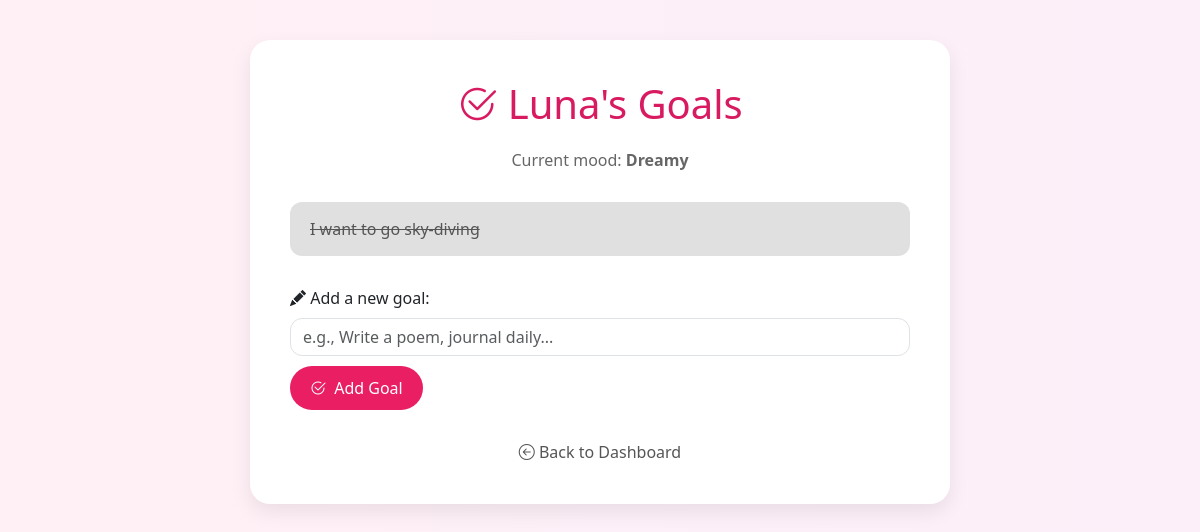
The page /goals/1 on the database its author committed.
### tables this page shows
CREATE TABLE personas (
    id INTEGER PRIMARY KEY AUTOINCREMENT,
    name TEXT NOT NULL,
    mood TEXT,
    quote TEXT,
    theme TEXT,
    last_active TEXT
, journal_count INTEGER DEFAULT 0, goals_completed INTEGER DEFAULT 0, last_updated TEXT);

CREATE TABLE goals (
    id INTEGER PRIMARY KEY AUTOINCREMENT,
    persona_id INTEGER,
    task TEXT,
    is_done BOOLEAN DEFAULT 0,
    FOREIGN KEY (persona_id) REFERENCES personas(id)
);

### app.py (the view)
@app.route('/goals/<int:persona_id>', methods=['GET', 'POST'])
def goals(persona_id):
    conn = get_db_connection()
    if request.method == 'POST':
        task = request.form['task']
        conn.execute('INSERT INTO goals (persona_id, task) VALUES (?, ?)', (persona_id, task))
        conn.commit()
    persona = conn.execute('SELECT * FROM personas WHERE id = ?', (persona_id,)).fetchone()
    goals = conn.execute('SELECT * FROM goals WHERE persona_id = ?', (persona_id,)).fetchall()
    conn.close()
    return render_template('goals.html', persona=persona, goals=goals)

### app.py (called while the page is built)
def get_db_connection():
    conn = sqlite3.connect('data.db')
    conn.row_factory = sqlite3.Row
    return conn

### templates/goals.html (shortened to what this page needs)
<!DOCTYPE html>
<html lang="en">
<head>
  <link href="https://cdn.jsdelivr.net/npm/bootstrap@5.3.2/dist/css/bootstrap.min.css" rel="stylesheet">
  <link href="https://cdn.jsdelivr.net/npm/bootstrap-icons@1.10.5/font/bootstrap-icons.css" rel="stylesheet">
</head>
<body>
  <div class="container">
    <h1><i class="bi bi-check2-circle"></i> {{ persona.name }}'s Goals</h1>
    <p class="mood">Current mood: <strong>{{ persona.mood }}</strong></p>
    <ul class="goal-list">
      {% for goal in goals %}
        <li class="goal-item {% if goal['is_done'] %}goal-done{% endif %}">
          <span>{{ goal['task'] }}</span>
        </li>
      {% else %}
        <li class="text-muted">No goals yet. Add your first one below! 💖</li>
      {% endfor %}
    </ul>
    <form method="POST">
      <div class="mb-3">
        <label class="form-label"><i class="bi bi-pencil-fill"></i> Add a new goal:</label>
        <input type="text" name="task" class="form-control" placeholder="e.g., Write a poem, journal daily..." required>
       <button type="submit" class="btn btn-add">
  <i class="bi bi-check2-circle me-1"></i> Add Goal
</button>
</div>
    </form>
    <a class="back-link" href="{{ url_for('home') }}"><i class="bi bi-arrow-left-circle"></i> Back to Dashboard</a>
  </div>
</body>
</html>

### templates/goals.html (style rules this page uses)
body { background: linear-gradient(to right, #fff0f5, #fceff9); font-family: 'Segoe UI', sans-serif; padding: 40px; }
.container { max-width: 700px; margin: auto; background-color: white; padding: 40px; border-radius: 20px; box-shadow: 0 8px 20px rgba(0, 0, 0, 0.08); }
h1 { text-align: center; font-size: 2.5rem; color: #d81b60; margin-bottom: 20px; }
.mood { text-align: center; color: #666; margin-bottom: 30px; }
.goal-list { list-style: none; padding: 0; }
.goal-item { padding: 15px 20px; background-color: #f8bbd0; margin-bottom: 12px; border-radius: 12px; display: flex; justify-content: space-between; align-items: center; transition: all 0.2s ease; }
.goal-done { text-decoration: line-through; color: #555; background-color: #e0e0e0 !important; }
form { margin-top: 30px; }
.form-control { border-radius: 12px; }
.btn-add { background-color: #e91e63; border: none; color: white; padding: 10px 20px; border-radius: 30px; margin-top: 10px; }
.back-link { display: block; margin-top: 30px; text-align: center; text-decoration: none; color: #555; }

### rows shown on the page
personas: name "Luna", mood "Dreamy"
goals: task "I want to go sky-diving"
